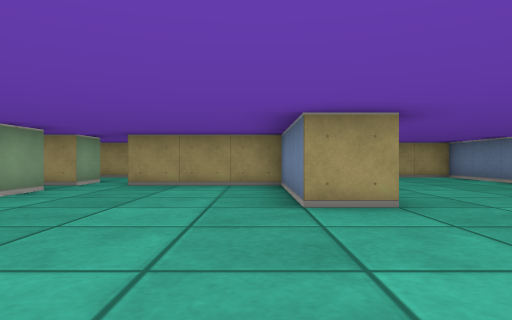
view 1 (above)

16 first-person views from a walk through a cub3D ray-caster map. The camera is about half as high as the walls, looks level and sees 75° across. The floor is counted in squares. Each view is taken from the middle of a square. On the plan, view 1 faces up. The plan holds only what a view shows up to about 9 squares ahead; the rest is blank.

view 2
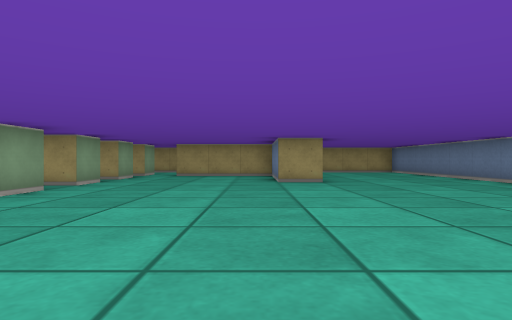

view 3
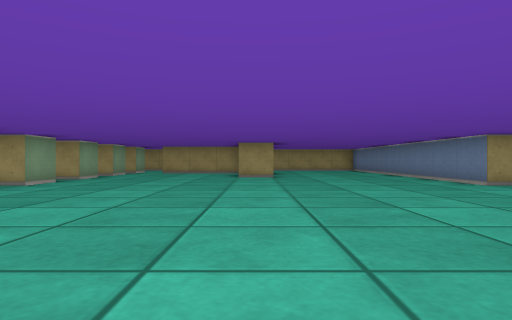

view 4
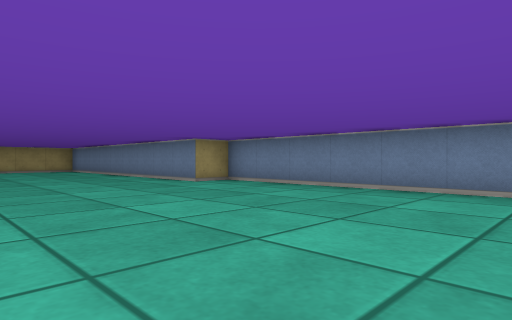

view 5
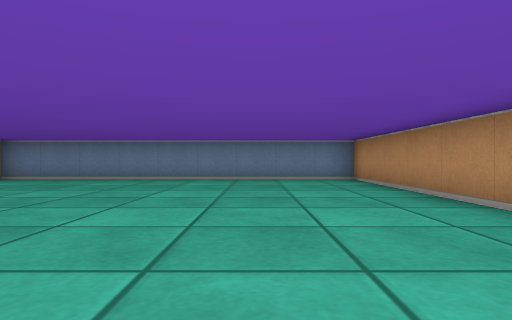

view 6
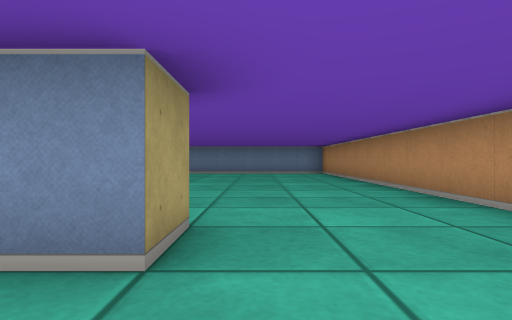

view 7
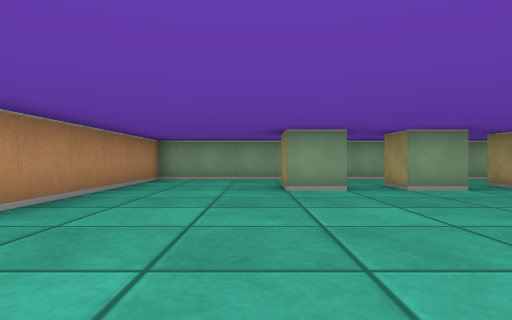

view 8
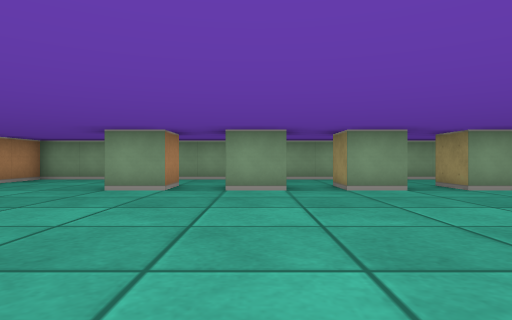

view 9
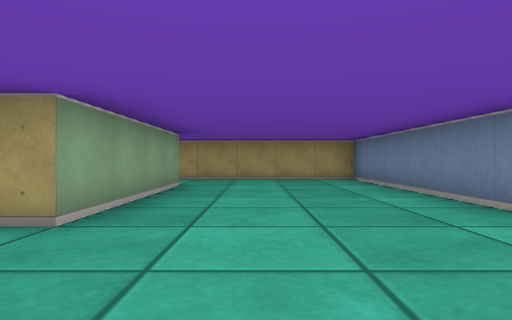

view 10
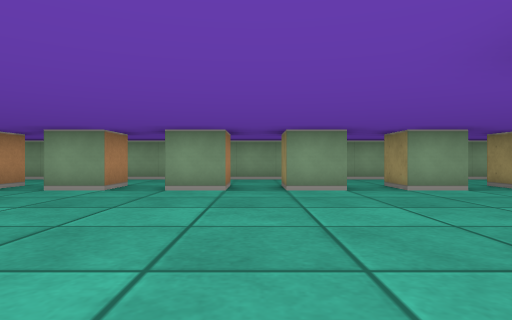

view 11
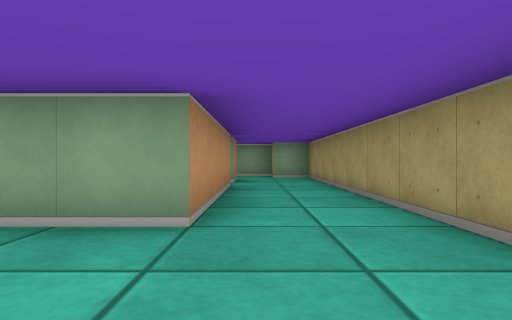

view 12
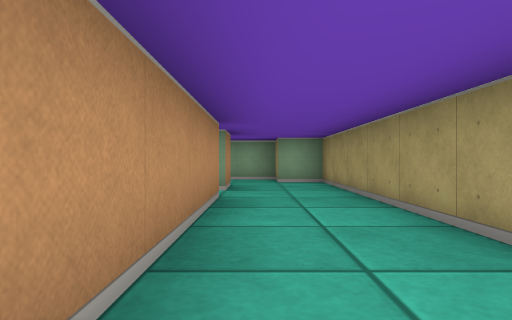

view 13
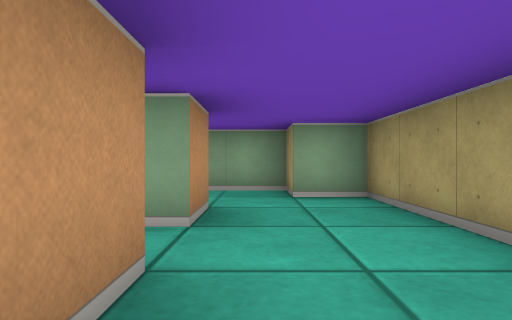

view 14
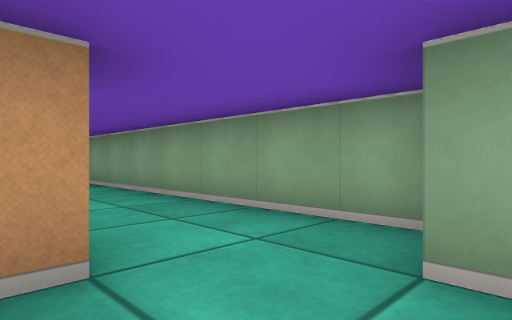

view 15
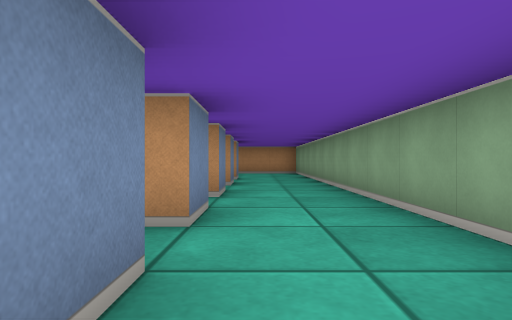

view 16
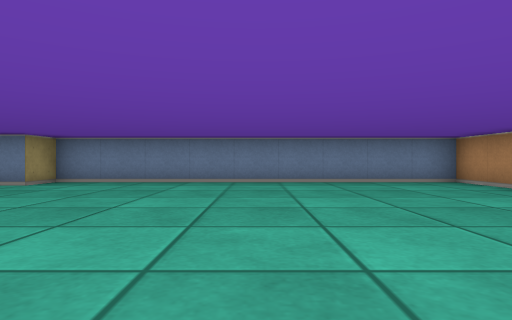

### Floor plan
Points are (right, up) in squares from view 1. A wall is a line through its corners. A room is listed if a view was taken in it or the views show most of it. See-through windows are left out.
Room 1 (views 1, 2, 3, 4, 5, 6, 7, 8, 9, 10, 11, 12, 13, 14, 15, 16)
walls: (-3.5, -0.5) (-3.5, -1.5) (-4.5, -1.5) (-4.5, -0.5) (-3.5, -0.5); (-3.5, 0.5) (-4.5, 0.5) (-4.5, 1.5) (-3.5, 1.5) (-3.5, 0.5); (-3.5, -2.4) (-3.5, -3.5) (-4.5, -3.5) (-4.5, -2.5) (-3.8, -2.5); (-3.5, 3.5) (-3.5, 2.5) (-4.5, 2.5) (-4.5, 3.4); (5.5, 0.5) (5.5, 9.5) (-5.5, 9.5) (-5.5, 8.5) (-6.5, 8.5) (-6.5, -8.5) (6.5, -8.5) (6.5, 0.5) (5.5, 0.5); (-4.6, -4.5) (-3.5, -4.5) (-3.5, -5.5) (-4.5, -5.5) (-4.5, -4.8); (-3.5, 5.6) (-3.5, 4.5) (-4.5, 4.5); (-2.5, 7.5) (1.5, 7.5) (1.5, 3.5) (0.5, 3.5) (0.5, 6.5) (-2.5, 6.5); (-4.6, 7.5) (-3.5, 7.5) (-3.5, 6.5) (-4.5, 6.5)

Where each view was taken, in squares from view 1:
view 1: 0 up, 0 right, facing up
view 2: 4 down, 0 right, facing up
view 3: 6 down, 1 right, facing up
view 4: 6 down, 1 right, facing up-right
view 5: 6 down, 2 left, facing right
view 6: 6 down, 6 left, facing right
view 7: 6 down, 2 right, facing left
view 8: 3 down, 2 right, facing left
view 9: 1 up, 3 right, facing up
view 10: 2 up, 2 right, facing left
view 11: 8 up, 4 right, facing left
view 12: 8 up, 2 right, facing left
view 13: 8 up, 1 left, facing left
view 14: 9 up, 4 left, facing down-left
view 15: 4 up, 5 left, facing down
view 16: 4 down, 1 left, facing right
